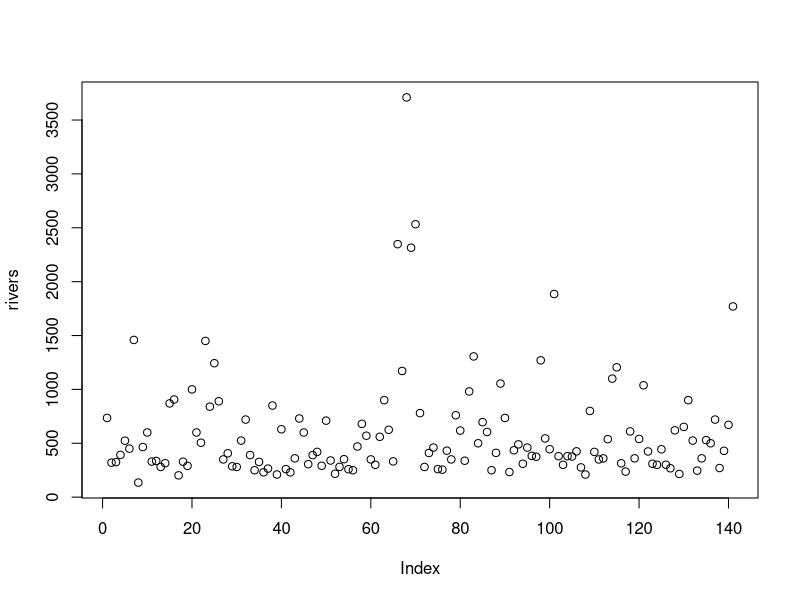
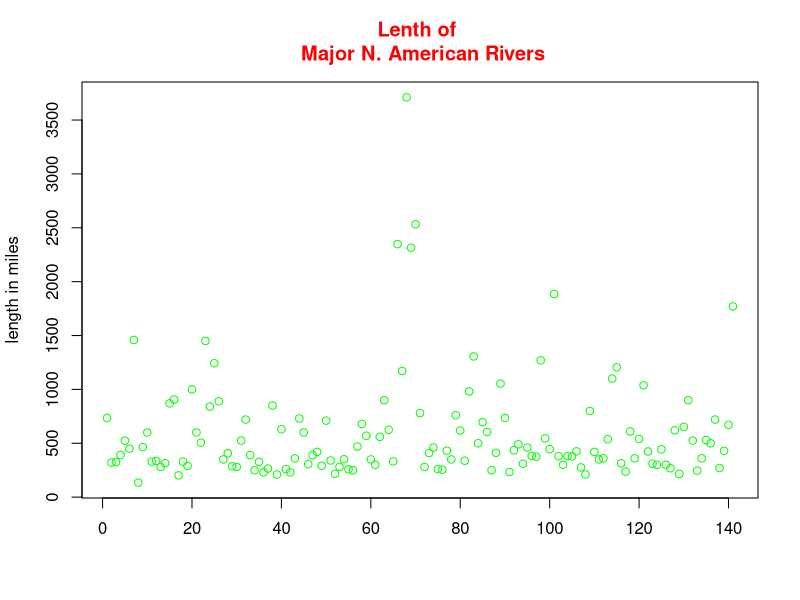
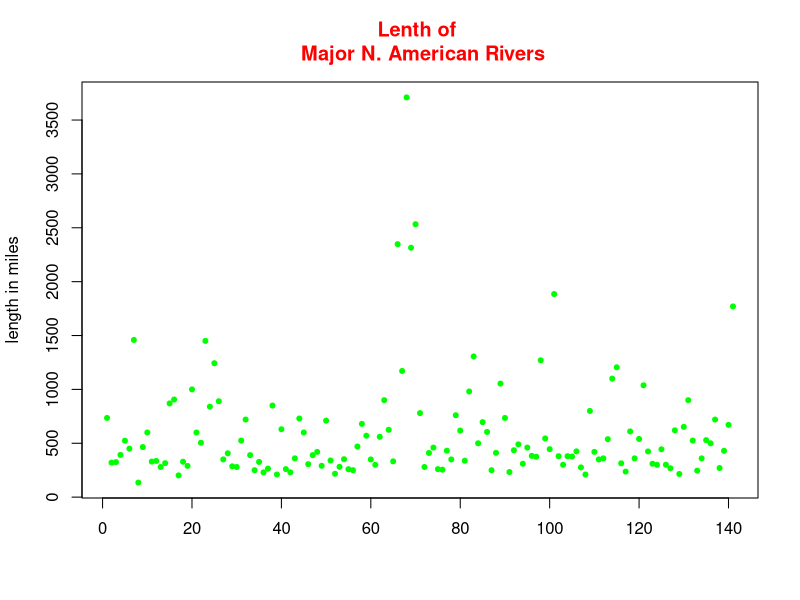

These charts were generated, in order, by the following R code:
summary(rivers)

plot(rivers)

plot(rivers, ylab = "length in miles", xlab = "", col="green", main = "Lenth of \n Major N. American Rivers", col.main="red")
plot(rivers, ylab = "length in miles", xlab = "", pch = 20, col="green", main = "Lenth of \n Major N. American Rivers", col.main="red")
